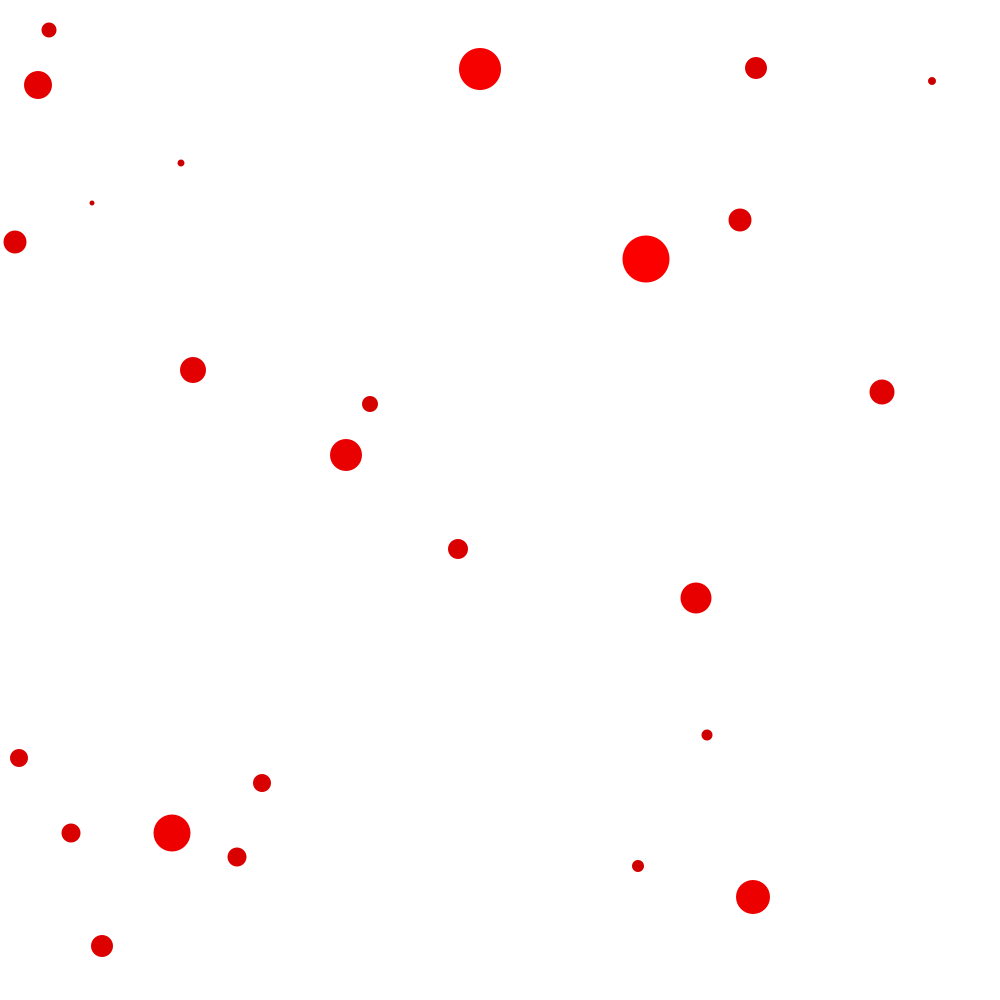
Frame 1 (no input)
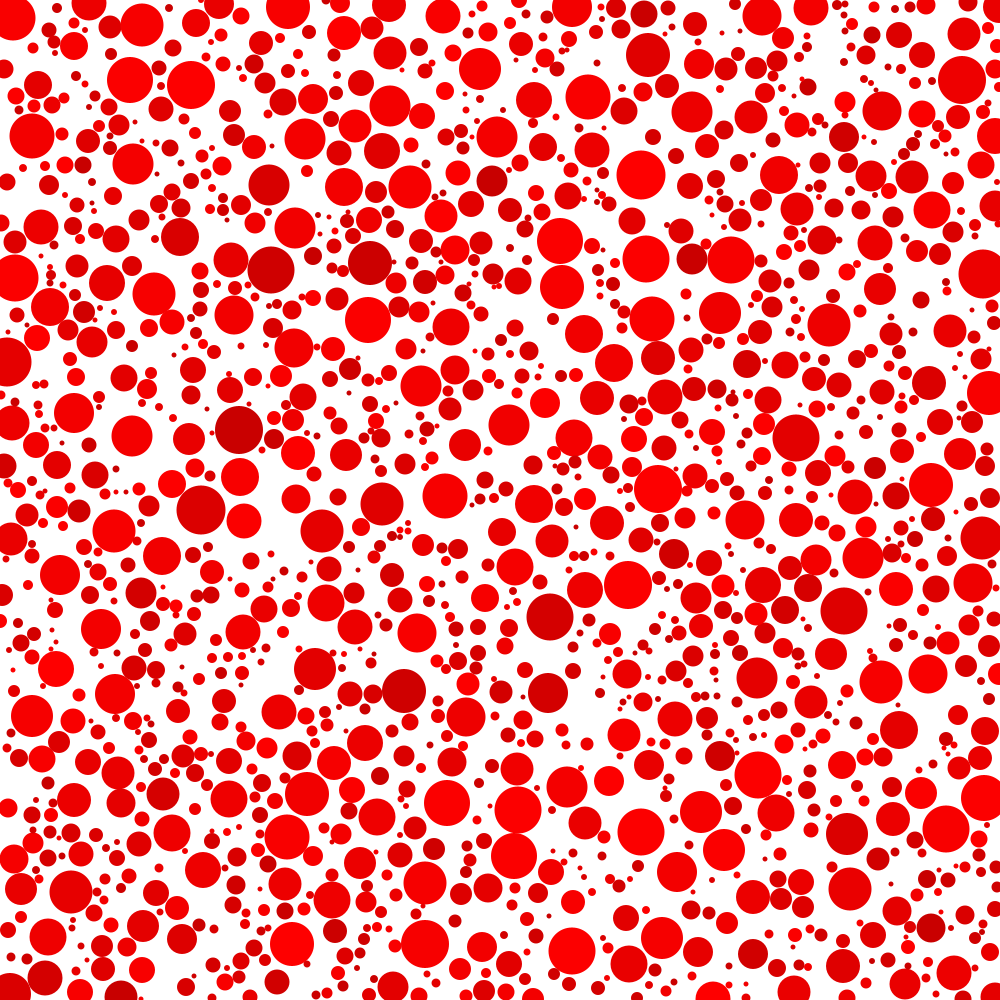
Frame 60 (the mouse pressed at the canvas centre just before this capture)
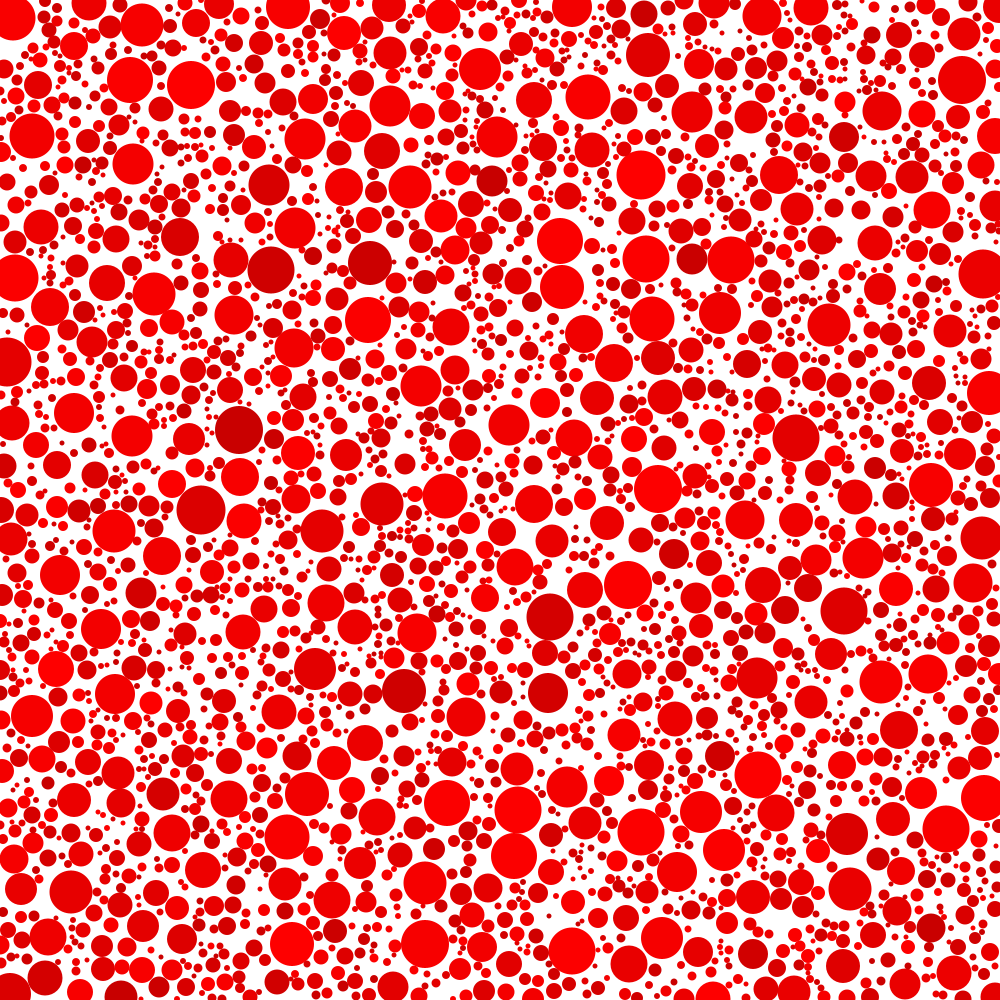
Frame 120 (the mouse held since frame 60 and released just before this capture)

The Processing sketch that drew these frames (run headless with seeded random() and noise(); from frame 60 on, the mouse is pressed at the canvas centre):

// Processing sketch: sketch_2_4
// ── sketch_2_4.pde
/*
  Fills the sketch with dots that get smaller as the available space shrinks.
  made by Wouter Couwenbergh
  June 2018
*/

ArrayList<Dots> blobs = new ArrayList<Dots>();
boolean done = false;

void setup() 
{
    size(1000,1000);
}

void draw() 
{
    background(255);
    noStroke();
    //while it's not done adding new spheres, it adds new ellipses.
    if (!done)
    {
        addBlobs(25,2500,5,50);
        //println(blobs.size());
    }
    displayBobs();
}

//displays all the blobs
void displayBobs()
{
    for (int i = 0; i < blobs.size(); ++i) 
    {
        blobs.get(i).display();
    }
}


//adds a new blob by finding a random position. if this location is already
//occupied, it will try tries amount of times. if it then still hasn't found
//a place it is done.
void addBlobs(int nr, int tries, int minRadius, int maxRadius)
{
    for (int j = 0; j < nr; ++j) 
    {
        //get a random location, width and color depending on the radius
        PVector location = new PVector(int(random(0,width)), int(random(0,height)));
        int radius = int(random(minRadius,maxRadius));
        int red = int(map(radius,minRadius,maxRadius,200,256));
        color c = color(red,0,0);
        
        //if there are already blobs it will check if the location is free, 
        //otherwise it will just add one
        if (blobs.size() != 0)
        {
            boolean placeAvailable = true;
            //checks if this place is available
            for (int i = 0; i < blobs.size(); ++i) 
            {
                if (PVector.dist(blobs.get(i).location,location) <= (blobs.get(i).radius/2 + radius/2))
                {
                    placeAvailable = false;  
                }    
            }
            //if it is indeed available it adds a blob
            if (placeAvailable)
            {
                blobs.add(new Dots(location, radius,c));
                println("available");
            }
            //otherwise it tries "tries" nr of times
            else
            {
                int counter = 0;
                //while still not having found a place and the nr of tries is lower
                //than the maximum it will try again.
                while (!placeAvailable && counter < tries)
                {
                    location = new PVector(int(random(0,width)), int(random(0,height)));
                    radius = int(random(minRadius,maxRadius));
                    
                    boolean newPlace = true;

                    for (int i = 0; i < blobs.size(); ++i) 
                    {
                        if (PVector.dist(blobs.get(i).location,location) < (blobs.get(i).radius/2 + radius/2))
                        {
                            newPlace = false;  
                            println("false");
                            break;
                        }  
                    }

                    placeAvailable = newPlace;  
                    counter++;
                    println(counter);
                }
                //if it reaches here it has either found a place or not.
                //if the nr of tries is lower than the max it has.
                if (counter < tries)
                {
                    blobs.add(new Dots(location, radius,c));
                }
                //if not then it has not found a place and is thus done.
                else
                {
                    done = true;
                    println("done");
                    break;
                }
            }
            
        }
        else
        {
            blobs.add(new Dots(location, radius,c));   
        }
    }
}
// ── Dots.pde
//one of the dots being placed on the screen

public class Dots 
{
    PVector location;
    int radius;
    color f;

    public Dots (PVector l, int r, color c) 
    {
        location = l;
        radius = r;
        f = c;
    }

    void display()
    {
        fill(f);
        ellipse(location.x, location.y, radius, radius);
    }
}
